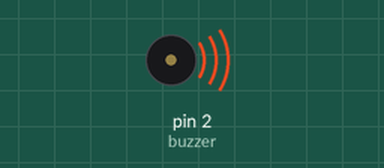
The sketch below on a simulated Arduino Uno, built with avr-gcc and run on an emulated ATmega328P. Shown: buzzer (waves = sounding).

Above: at 0.05 s.
At 2.75 s:
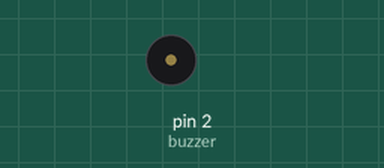
Timing chart, 0 to 3.0 s (numbered marks = the images above):
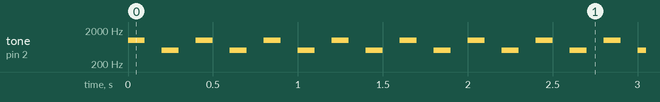

The sketch:

task6_beep_boop.ino
```cpp
// Task 6: beep boop
// Ishaan Takrani
// Arun Chauhan

const int buzzer = 2; // buzzer is in pin 2

void setup() {
  pinMode(buzzer, OUTPUT);
}

void loop() {

  tone(buzzer, 1000); // beep
  delay(100);

  noTone(buzzer); // 100 millisecond silence
  delay(100);

  tone(buzzer, 500); // boop
  delay(100);

  noTone(buzzer); // another 100 millisecond silence
  delay(100);

}
```

Measured:
- by itself, tone on pin 2 (buzzer): repeats every 0.40 s: silent 0.10 s, 500 Hz 0.10 s, silent 0.10 s, 1000 Hz 0.10 s
